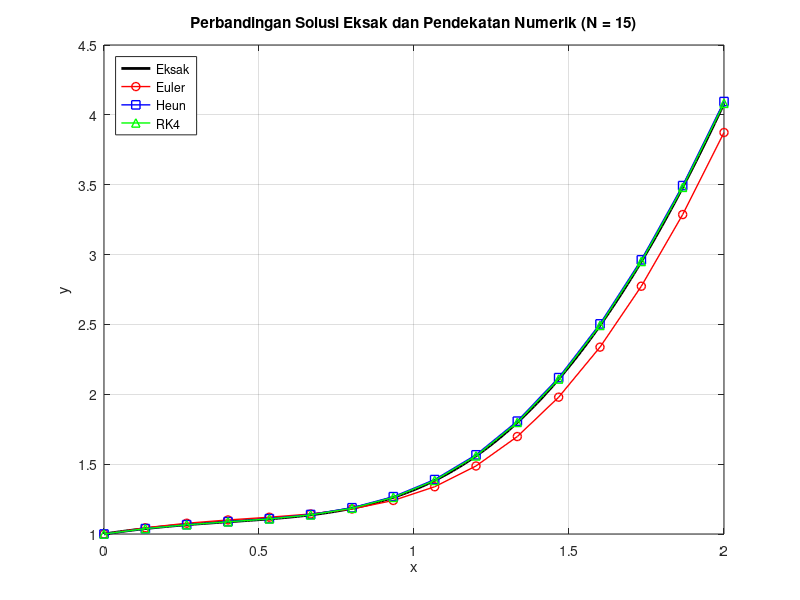
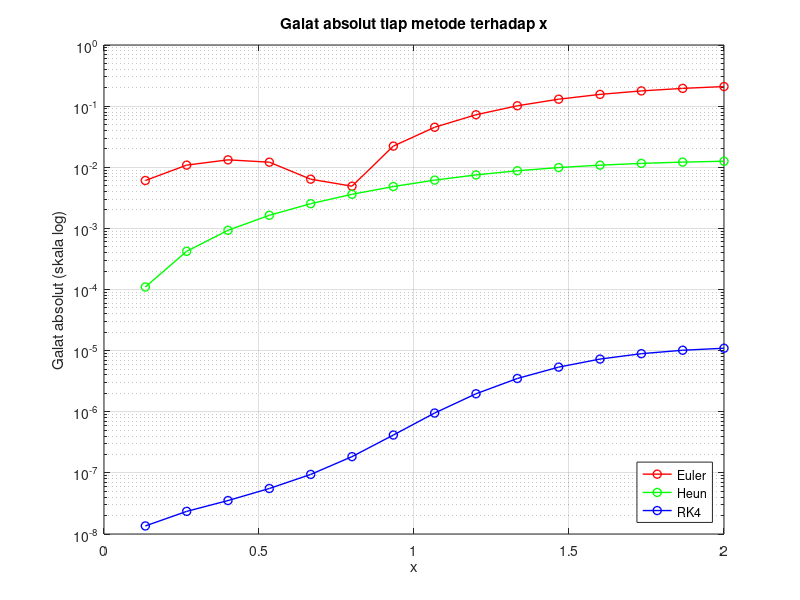

These figures' MATLAB source, in order:
1;
% Soal : dy/dx = (4x^3 - 2x + 1) / (2 + y),  y(0) = 1,  cari y(2)
% Metode: Euler, Heun (RK-2), Runge-Kutta orde-4 dengan N = 15

function r = fxy(x, y)
  r = (4*x^3 - 2*x + 1) / (2 + y);
end

function r = solusi_eksak(x)
  r = -2 + sqrt(2*x.^4 - 2*x.^2 + 2*x + 9);
end

function [tabel, y] = metode_euler(a, y0, b, N)
  h = (b - a) / N;
  x = a; y = y0;
  tabel = zeros(N, 5);
  for i = 0:N-1
    fi = fxy(x, y);
    yn = y + h * fi;
    tabel(i+1, :) = [i, x, y, fi, yn];
    x = x + h;
    y = yn;
  end
end

function [tabel, y] = metode_heun(a, y0, b, N)
  h = (b - a) / N;
  x = a; y = y0;
  tabel = zeros(N, 6);
  for i = 0:N-1
    k1 = fxy(x, y);
    k2 = fxy(x + h, y + k1*h);
    yn = y + (h/2) * (k1 + k2);
    tabel(i+1, :) = [i, x, y, k1, k2, yn];
    x = x + h;
    y = yn;
  end
end

function [tabel, y] = metode_rk4(a, y0, b, N)
  h = (b - a) / N;
  x = a; y = y0;
  tabel = zeros(N, 8);
  for i = 0:N-1
    k1 = fxy(x, y);
    k2 = fxy(x + h/2, y + k1*h/2);
    k3 = fxy(x + h/2, y + k2*h/2);
    k4 = fxy(x + h, y + k3*h);
    yn = y + (h/6) * (k1 + 2*k2 + 2*k3 + k4);
    tabel(i+1, :) = [i, x, y, k1, k2, k3, k4, yn];
    x = x + h;
    y = yn;
  end
end

% ---------------- program utama ----------------
clc; clear;
a = 0; y0 = 1; b = 2; N = 15;

[tE, yE] = metode_euler(a, y0, b, N);
[tH, yH] = metode_heun(a, y0, b, N);
[tR, yR] = metode_rk4(a, y0, b, N);

fprintf('     Tabel Iterasi Metode Euler\n\n');
fprintf('%-3s%-10s%-12s%-14s%-12s\n', 'i', 'xi', 'yi', 'f(xi,yi)', 'yi+1');
fprintf('%s\n', repmat('.', 1, 51));
for r = 1:N
  fprintf('%-3d%-10.4f%-12.4f%-14.4f%-12.4f\n', tE(r, :));
end

fprintf('\n     Tabel Iterasi Metode Heun (RK-2)\n\n');
fprintf('%-3s%-9s%-11s%-11s%-11s%-10s\n', 'i', 'xi', 'yi', 'k1', 'k2', 'yi+1');
fprintf('%s\n', repmat('.', 1, 55));
for r = 1:N
  fprintf('%-3d%-9.4f%-11.4f%-11.4f%-11.4f%-10.4f\n', tH(r, :));
end

fprintf('\n     Tabel Iterasi Metode Runge-Kutta Orde-4\n\n');
fprintf('%-3s%-9s%-10s%-9s%-9s%-9s%-9s%-10s\n', 'i', 'xi', 'yi', 'k1', 'k2', 'k3', 'k4', 'yi+1');
fprintf('%s\n', repmat('.', 1, 68));
for r = 1:N
  fprintf('%-3d%-9.4f%-10.4f%-9.4f%-9.4f%-9.4f%-9.4f%-10.4f\n', tR(r, :));
end

yEks = solusi_eksak(b);
fprintf('\n                 Perbandingan Solusi Eksak\n');
fprintf('Solusi eksak y(%d) = -2 + sqrt(37) = %.6f\n\n', b, yEks);
fprintf('%-10s%-12s%-16s%-18s\n', 'Metode', 'y(2)', 'Galat absolut', 'Galat relatif (%)');
fprintf('%s\n', repmat('.', 1, 56));
nama = {'Euler', 'Heun', 'RK4'};
hasil = [yE, yH, yR];
for k = 1:3
  ga = abs(yEks - hasil(k));
  gr = ga / yEks * 100;
  fprintf('%-10s%-12.6f%-16.6f%-18.4f\n', nama{k}, hasil(k), ga, gr);
end

% ---------------- grafik ----------------
xs = linspace(a, b, 200);
figure;
plot(xs, solusi_eksak(xs), 'k-', 'LineWidth', 2); hold on;
plot([tE(:, 2); b], [tE(:, 3); yE], 'r-o', 'LineWidth', 1);
plot([tH(:, 2); b], [tH(:, 3); yH], 'b-s', 'LineWidth', 1);
plot([tR(:, 2); b], [tR(:, 3); yR], 'g-^', 'LineWidth', 1);
grid on;
xlabel('x'); ylabel('y');
title('Perbandingan Solusi Eksak dan Pendekatan Numerik (N = 15)');
legend('Eksak', 'Euler', 'Heun', 'RK4', 'Location', 'northwest');
hold off;

% ---------------- grafik galat absolut ----------------
hh = (b - a) / N;
xn = tE(:, 2) + hh;
galE = abs(solusi_eksak(xn) - tE(:, 5));
galH = abs(solusi_eksak(xn) - tH(:, 6));
galR = abs(solusi_eksak(xn) - tR(:, 8));
figure;
semilogy(xn, galE, 'r-o', 'LineWidth', 1); hold on;
semilogy(xn, galH, 'g-o', 'LineWidth', 1);
semilogy(xn, galR, 'b-o', 'LineWidth', 1);
grid on;
xlabel('x'); ylabel('Galat absolut (skala log)');
title('Galat absolut tiap metode terhadap x');
legend('Euler', 'Heun', 'RK4', 'Location', 'southeast');
hold off;
